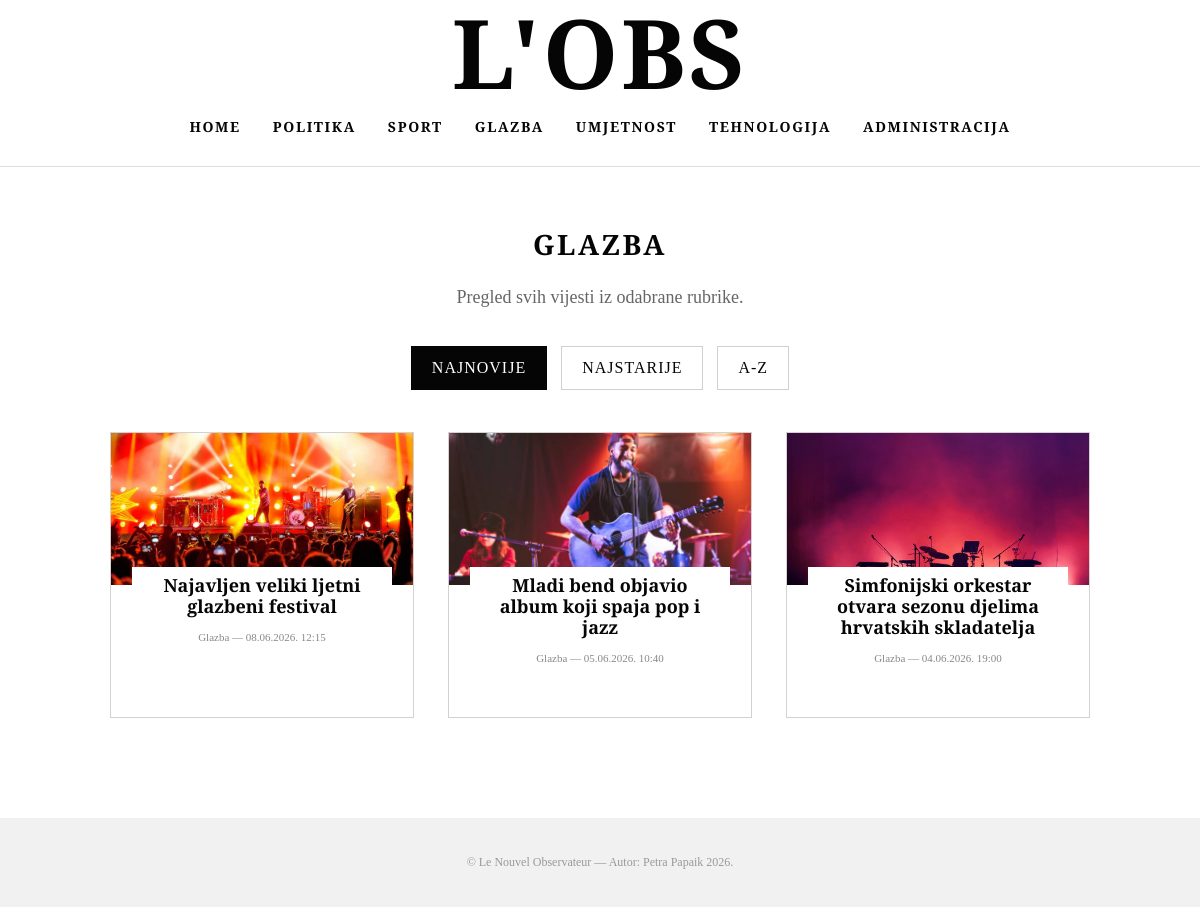
/kategorija.php?kategorija=glazba, run on the app's committed database.
### tables this page shows
CREATE TABLE `kategorije` (
  `id_kategorija` int NOT NULL,
  `naziv` varchar(100) NOT NULL
);

CREATE TABLE `vijesti` (
  `id_vijest` int NOT NULL,
  `naslov` varchar(255) NOT NULL,
  `sazetak` text NOT NULL,
  `tekst` longtext NOT NULL,
  `slika` varchar(255) NOT NULL,
  `datum_objave` datetime DEFAULT CURRENT_TIMESTAMP,
  `id_kategorija` int NOT NULL,
  `id_admin` int NOT NULL
);

### functions.php (called while the page is built, shortened)
<?php
function e($value) {
    return htmlspecialchars((string)$value, ENT_QUOTES, 'UTF-8');
}
function categoryKey($name) {
    $map = array(
        'Politika' => 'politika',
        'Sport' => 'sport',
        'Glazba' => 'glazba',
        'Umjetnost' => 'umjetnost',
        'Tehnologija' => 'tehnologija'
    );
    return $map[$name] ?? strtolower($name);
}
function categoryNameFromKey($key) {
    $map = array(
        'politika' => 'Politika',
        'sport' => 'Sport',
        'glazba' => 'Glazba',
        'umjetnost' => 'Umjetnost',
        'tehnologija' => 'Tehnologija'
    );
    return $map[$key] ?? 'Politika';
}
function formatDateHr($date) {
    return date('d.m.Y. H:i', strtotime($date));
}
function fetchCategories($dbc) {
    $categories = array();
    $query = "SELECT id_kategorija, naziv FROM kategorije ORDER BY id_kategorija ASC";
    $result = mysqli_query($dbc, $query);
    while ($row = mysqli_fetch_assoc($result)) {
        $categories[] = $row;
    }
    return $categories;
}
?>

### kategorija.php (the view, shortened to what this page needs)
<?php
require 'db.php';
require 'functions.php';
$categoriesForMenu = fetchCategories($dbc);
$categoryKey = $_GET['kategorija'] ?? 'politika';
$order = $_GET['sort'] ?? 'najnovije';
$categoryName = categoryNameFromKey($categoryKey);
$orderSql = 'v.datum_objave DESC';
$stmtCategory = mysqli_prepare($dbc, "SELECT id_kategorija, naziv FROM kategorije WHERE naziv = ? LIMIT 1");
mysqli_stmt_bind_param($stmtCategory, 's', $categoryName);
mysqli_stmt_execute($stmtCategory);
$categoryResult = mysqli_stmt_get_result($stmtCategory);
$category = mysqli_fetch_assoc($categoryResult);
$query = "SELECT v.id_vijest, v.naslov, v.sazetak, v.slika, v.datum_objave, k.naziv AS kategorija
          FROM vijesti v
          INNER JOIN kategorije k ON v.id_kategorija = k.id_kategorija
          WHERE v.id_kategorija = ?
          ORDER BY $orderSql";
$stmt = mysqli_prepare($dbc, $query);
mysqli_stmt_bind_param($stmt, 'i', $category['id_kategorija']);
mysqli_stmt_execute($stmt);
$result = mysqli_stmt_get_result($stmt);
?>
<!DOCTYPE html>
<html lang="hr">
<head>
<link rel="stylesheet" href="style.css?v=2">
</head>
<body>
<?php include 'header.php'; ?>
<main class="category-page container">
    <h2 class="category-title"><?php echo e($category['naziv']); ?></h2>
    <p class="category-intro">Pregled svih vijesti iz odabrane rubrike.</p>
    <div class="filter-bar">
        <a class="<?php echo $order === 'najnovije' ? 'active' : ''; ?>" href="kategorija.php?kategorija=<?php echo urlencode($categoryKey); ?>&sort=najnovije">Najnovije</a>
        <a class="<?php echo $order === 'najstarije' ? 'active' : ''; ?>" href="kategorija.php?kategorija=<?php echo urlencode($categoryKey); ?>&sort=najstarije">Najstarije</a>
        <a class="<?php echo $order === 'az' ? 'active' : ''; ?>" href="kategorija.php?kategorija=<?php echo urlencode($categoryKey); ?>&sort=az">A-Z</a>
    </div>
    <div class="card-grid category-grid">
        <?php if (mysqli_num_rows($result) > 0): ?>
            <?php while ($article = mysqli_fetch_assoc($result)): ?>
                <article class="news-card">
                    <a href="clanak.php?id=<?php echo (int)$article['id_vijest']; ?>">
                        <img src="images/<?php echo e($article['slika']); ?>" alt="<?php echo e($article['naslov']); ?>">
                    </a>
                    <div class="card-content">
                        <h3><a href="clanak.php?id=<?php echo (int)$article['id_vijest']; ?>"><?php echo e($article['naslov']); ?></a></h3>
                        <p><?php echo e($article['kategorija']); ?> — <?php echo formatDateHr($article['datum_objave']); ?></p>
                    </div>
                </article>
            <?php endwhile; ?>
        <?php else: ?>
            <p class="empty-state">U ovoj rubrici trenutačno nema objavljenih vijesti.</p>
        <?php endif; ?>
    </div>
</main>
<?php include 'footer.php'; ?>
</body>
</html>

### header.php (shortened to what this page needs)
<?php
require_once 'functions.php';
?>
<header class="site-header">
    <h1 class="logo"><a href="index.php">L'OBS</a></h1>
    <nav class="main-nav">
        <a href="index.php">Home</a>
        <?php foreach ($categoriesForMenu as $categoryItem): ?>
            <a href="kategorija.php?kategorija=<?php echo urlencode(categoryKey($categoryItem['naziv'])); ?>">
                <?php echo e($categoryItem['naziv']); ?>
            </a>
        <?php endforeach; ?>
        <a href="administrator.php">Administracija</a>
    </nav>
</header>

### style.css (style rules this page uses)
* { box-sizing: border-box; }
html { scroll-behavior: smooth; }
body { margin: 0; color: #050505; background: #ffffff; font-family: 'Libre Baskerville', Georgia, serif; }
a { color: inherit; text-decoration: none; }
img { max-width: 100%; }
.container { max-width: 980px; margin: 0 auto; }
.site-header { text-align: center; border-bottom: 1px solid #dedede; padding: 6px 16px 22px; background: #fff; }
.logo { margin: 0 0 14px; font-family: 'Bodoni Moda', Didot, serif; font-size: clamp(46px, 8vw, 108px); font-weight: 800; letter-spacing: 3px; line-height: 0.95; text-transform: uppercase; }
.main-nav { display: flex; justify-content: center; align-items: center; gap: 32px; flex-wrap: wrap; font-family: 'Libre Baskerville', Georgia, serif; font-size: 14px; font-weight: 800; letter-spacing: 1.6px; text-transform: uppercase; }
.main-nav a { padding: 6px 0; border-bottom: 2px solid transparent; }
.news-section h2, .category-title, .form-section h2, .admin-card h2, .admin-heading h2 { text-align: center; font-family: 'Libre Baskerville', Georgia, serif; text-transform: uppercase; letter-spacing: 2.5px; font-size: 28px; margin: 0 0 34px; }
.card-grid { display: grid; grid-template-columns: repeat(3, minmax(0, 1fr)); gap: 34px; }
.news-card { border: 1px solid #d2d2d2; background: #fff; min-height: 286px; overflow: hidden; transition: transform .2s ease, box-shadow .2s ease; }
.news-card img { width: 100%; height: 152px; object-fit: cover; display: block; background: #efefef; }
.card-content { width: 86%; min-height: 144px; background: #fff; margin: -18px auto 0; position: relative; padding: 8px 12px 12px; text-align: center; }
.card-content h3 { margin: 0 0 14px; font-family: 'Libre Baskerville', Georgia, serif; font-size: 18px; line-height: 1.16; font-weight: 700; }
.card-content p { margin: 0; font-family: 'Libre Baskerville', Georgia, serif; font-size: 11px; color: #888; }
.category-page { padding: 58px 0 100px; }
.category-intro { max-width: 760px; margin: -14px auto 34px; text-align: center; color: #666; font-size: 18px; line-height: 1.6; }
.filter-bar { display: flex; justify-content: center; gap: 14px; flex-wrap: wrap; margin: 0 0 42px; }
.filter-bar a { border: 1px solid #d0d0d0; padding: 12px 20px; font-family: 'Libre Baskerville', Georgia, serif; text-transform: uppercase; letter-spacing: 1px; background: #fff; }
.filter-bar a.active, .filter-bar a:hover { background: #050505; color: #fff; border-color: #050505; }

### data on the page
kategorije: naziv "POLITIKA"
kategorije: naziv "SPORT"
kategorije: naziv "GLAZBA"
kategorije: naziv "UMJETNOST"
kategorije: naziv "TEHNOLOGIJA"
vijesti: slika (picture), naslov "Najavljen veliki ljetni glazbeni festival", id_kategorija.naziv "Glazba", datum_objave "08.06.2026. 12:15"
vijesti: slika (picture), naslov "Mladi bend objavio album koji spaja pop i jazz", id_kategorija.naziv "Glazba", datum_objave "05.06.2026. 10:40"
vijesti: slika (picture), naslov "Simfonijski orkestar otvara sezonu djelima hrvatskih skladatelja", id_kategorija.naziv "Glazba", datum_objave "04.06.2026. 19:00"
